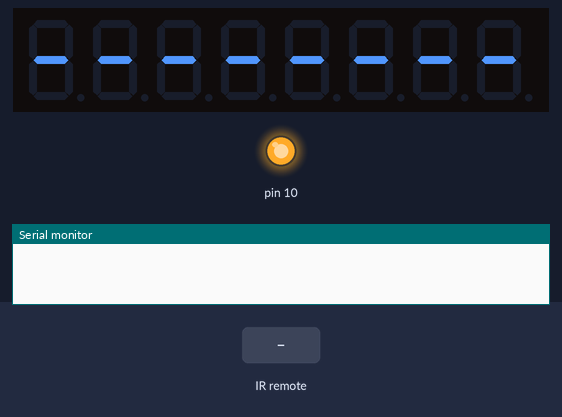
Simulated run of this sketch. Board: Arduino Uno, built with avr-gcc and run on an emulated ATmega328P. On the bench: 8-digit seven-segment display, output pins drawn as LEDs (lit = HIGH), the last lines printed to the serial monitor. Wiring (inferred from the names in the program): MAX7219 LED driver: CS pin 8. The inputs (shaded band) are chosen by the test bench. Pins used as bus, display or sensor lines are not drawn.

Above: at 1.2 s.
1.3 s: infrared code 0xFFFFFFFF received
At 1.9 s:
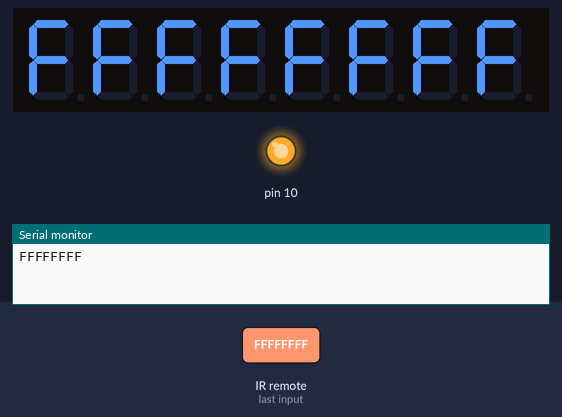
Timing chart, 0 to 4.3 s (numbered marks = the images above; inputs shaded):
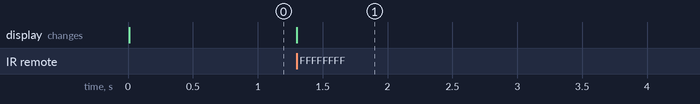

The sketch:

ir_code_display.ino
```cpp
#include <SPI.h>
#include <IRremote.h>

#define DISPLAY_CS_PIN 8
const int IR_RECV_PIN = 4;

byte hexTo7seg[] = {
  B1111110,
  B0110000,
  B1101101,
  B1111001,
  B0110011,

  B1011011,
  B1011111,
  B1110000,
  B1111111,
  B1111011,

  B1110111,
  B0011111,
  B1001110,
  B0111101,
  B1001111,

  B1000111
};

class SpiDisplay8
{
  void writeReg(unsigned char addr,unsigned char val);

public:
  inline SpiDisplay8(byte csPin):csPin(csPin) {};
  inline void init();

  inline void test(bool on = true) {writeReg(0x0f,on?1:0);}
  inline void setDecodeMode(bool set=true) { writeReg(0x09,set?0xff:0x00); }
  inline void setDigit(byte ix,byte val) { writeReg(1+ix,val); }
  inline void setIntensity(byte val) {writeReg(0x0a,val); }
  inline void fill(byte val) {for(int i=0;i<8;i++) {writeReg(1+i,val);}};
  void setHexCode32(unsigned long code,byte dots=0);

private:
  byte csPin;
};

void SpiDisplay8::setHexCode32(unsigned long code,byte dots) {
  for(int i=0;i<4;i++) {
    byte curH = (code>>(i*8))&0xff;
    byte curL = curH&0x0f;
    curH = curH>>4;
    setDigit(2*i,hexTo7seg[curL] | ((dots&0x1)?0x80:0));
    setDigit(2*i+1,hexTo7seg[curH] | ((dots&0x2)?0x80:0));
    dots = dots >> 2;
  }
}

inline void SpiDisplay8::init() {
    pinMode(csPin,OUTPUT);
    setIntensity(0x0f); // max
    // scan all 8 characters
    writeReg(0x0b,0x07);
    // turn on normal mode
    writeReg(0x0c,0x01);
    // turn off display test
    test(false);
    setDecodeMode(false);
    for(int i=0;i<8;i++) writeReg(1+i,0x01); // clear display (---- ----)
 }

void SpiDisplay8::writeReg(unsigned char addr,unsigned char val) {
    digitalWrite(DISPLAY_CS_PIN,LOW);
    SPI.transfer(addr);
    SPI.transfer(val);
    digitalWrite(DISPLAY_CS_PIN,HIGH);
    //delay(1);
  }

SpiDisplay8 mydisplay(DISPLAY_CS_PIN);

IRrecv irrecv(IR_RECV_PIN);
decode_results ir_results;

void setup() {
  Serial.begin(9600);
  irrecv.enableIRIn();

  pinMode(DISPLAY_CS_PIN,OUTPUT);
  digitalWrite(DISPLAY_CS_PIN,HIGH);

  SPI.begin();
  delay(10);
  mydisplay.init();
}

bool _dots = false;

void loop() {
  unsigned long irValue = 0;
  if(irrecv.decode(&ir_results)) {
    byte dots = (_dots&&(ir_results.value==0xffffffff))?0xff:0x00;
    mydisplay.setHexCode32(ir_results.value,dots);
    _dots = !_dots; // so we can see repeat frequency
    Serial.println(ir_results.value,HEX);
    irrecv.resume();
  }
}
```

Measured:
- after the input at 1.3 s, the display: changes at once (image 1)
